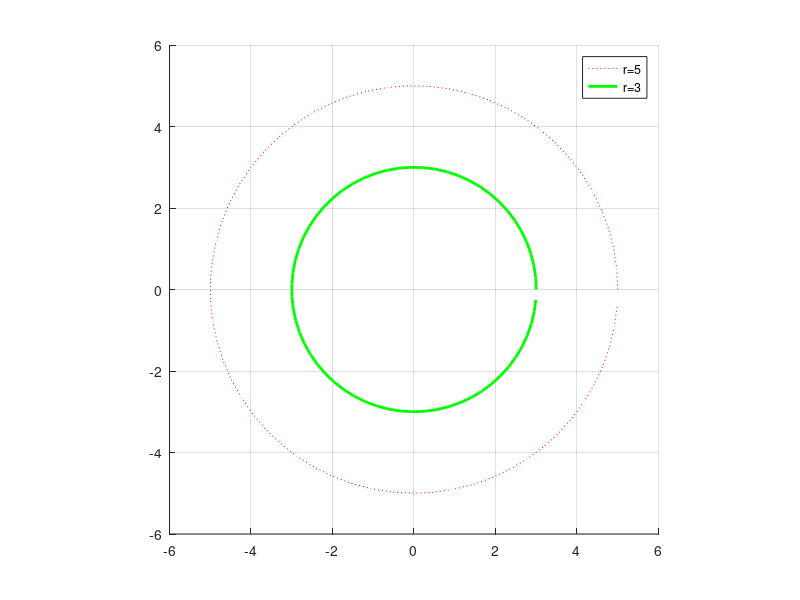

This figure's MATLAB source:

clc
clear

axis square

hold on
grid on

t=0:0.1:2*pi;
r=5;
x=r*cos(t);
y=r*sin(t);
plot(x,y,'r:');

axis([-r-1,r+1,-r-1,r+1]);

r=3;
x=r*cos(t);
y=r*sin(t);
plot(x,y,'LineWidth',2,'Color','g');


legend('r=5','r=3');
